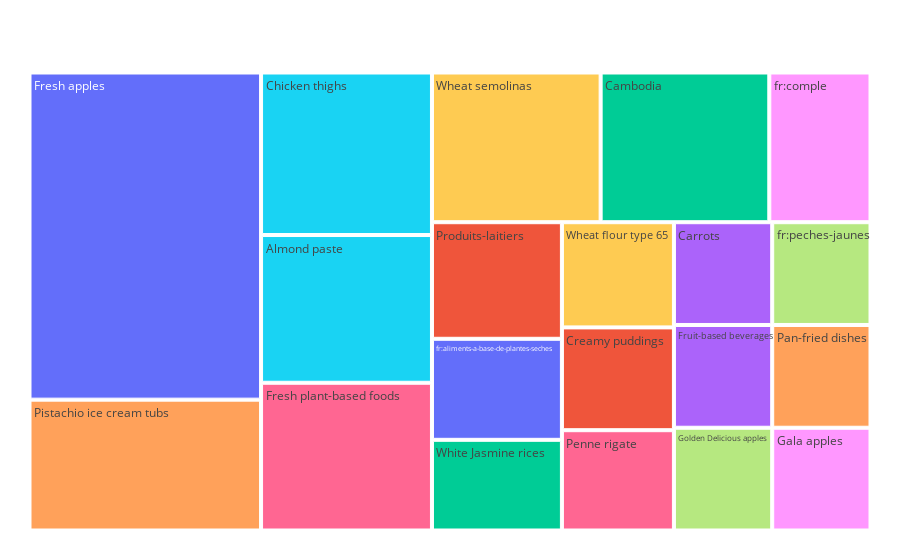

The notebook cell this image was saved under:
### Code cell
fig = px.treemap(top20, path = ['main_category_en'], values='quantity',
                  color='main_category_en')
fig.update_layout(margin = dict(t=50, l=25, r=25, b=25))
fig.show()

### Figure 1 — Plotly figure (JSON) as saved in the notebook; plotly's stock layout.template omitted (floating-point values rounded to 4 significant figures)
{"data": [{"branchvalues": "total", "customdata": [["Fresh apples"], ["Creamy puddings"], ["White Jasmine rices"], ["Carrots"], ["Pistachio ice cream tubs"], ["Almond paste"], ["Fresh plant-based foods"], ["fr:peches-jaunes"], ["fr:comple"], ["Wheat semolinas"], ["fr:aliments-a-base-de-plantes-seches"], ["Produits-laitiers"], ["Cambodia"], ["Fruit-based beverages"], ["Pan-fried dishes"], ["Chicken thighs"], ["Penne rigate"], ["Golden Delicious apples"], ["Gala apples"], ["Wheat flour type 65"]], "domain": {"x": [0, 1], "y": [0, 1]}, "hovertemplate": "labels=%{label}<br>quantity=%{value}<br>parent=%{parent}<br>id=%{id}<br>main_category_en=%{customdata[0]}<extra></extra>", "ids": ["Fresh apples", "Creamy puddings", "White Jasmine rices", "Carrots", "Pistachio ice cream tubs", "Almond paste", "Fresh plant-based foods", "fr:peches-jaunes", "fr:comple", "Wheat semolinas", "fr:aliments-a-base-de-plantes-seches", "Produits-laitiers", "Cambodia", "Fruit-based beverages", "Pan-fried dishes", "Chicken thighs", "Penne rigate", "Golden Delicious apples", "Gala apples", "Wheat flour type 65"], "labels": ["Fresh apples", "Creamy puddings", "White Jasmine rices", "Carrots", "Pistachio ice cream tubs", "Almond paste", "Fresh plant-based foods", "fr:peches-jaunes", "fr:comple", "Wheat semolinas", "fr:aliments-a-base-de-plantes-seches", "Produits-laitiers", "Cambodia", "Fruit-based beverages", "Pan-fried dishes", "Chicken thighs", "Penne rigate", "Golden Delicious apples", "Gala apples", "Wheat flour type 65"], "marker": {"colors": ["#636efa", "#EF553B", "#00cc96", "#ab63fa", "#FFA15A", "#19d3f3", "#FF6692", "#B6E880", "#FF97FF", "#FECB52", "#636efa", "#EF553B", "#00cc96", "#ab63fa", "#FFA15A", "#19d3f3", "#FF6692", "#B6E880", "#FF97FF", "#FECB52"]}, "name": "", "parents": ["", "", "", "", "", "", "", "", "", "", "", "", "", "", "", "", "", "", "", ""], "type": "treemap", "values": [15000, 2280, 2333.0, 2000, 6000, 5000, 5000, 2000, 3000, 5000, 2600, 3000, 5000, 2000, 2000, 5500, 2225, 2000, 2000, 2333.0]}], "layout": {"legend": {"tracegroupgap": 0}, "margin": {"b": 25, "l": 25, "r": 25, "t": 50}}}
